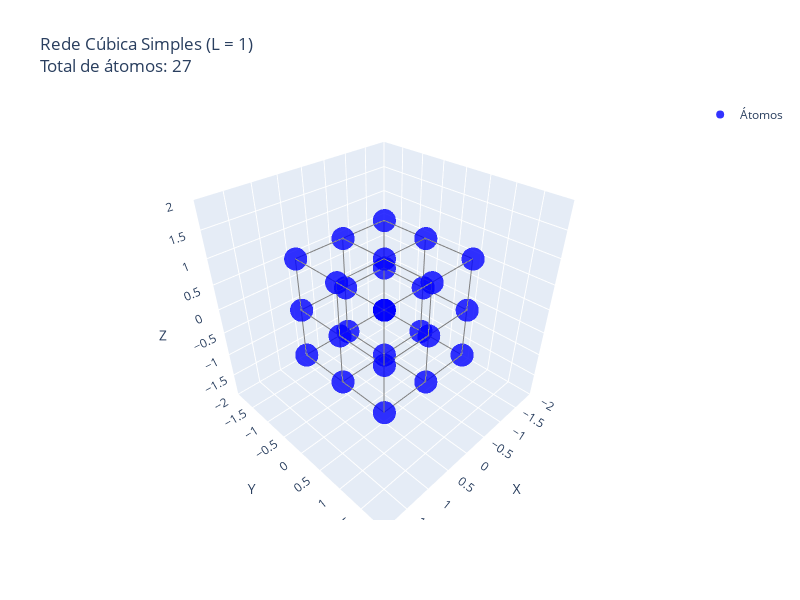
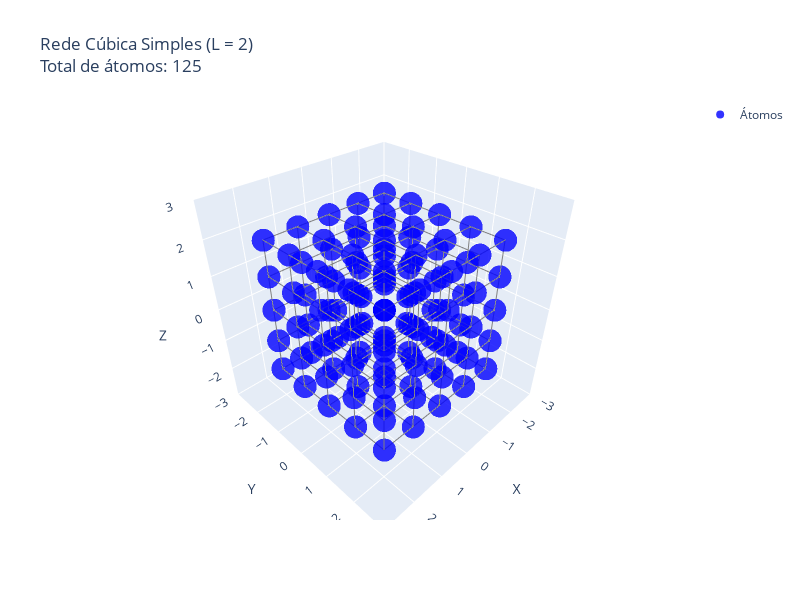
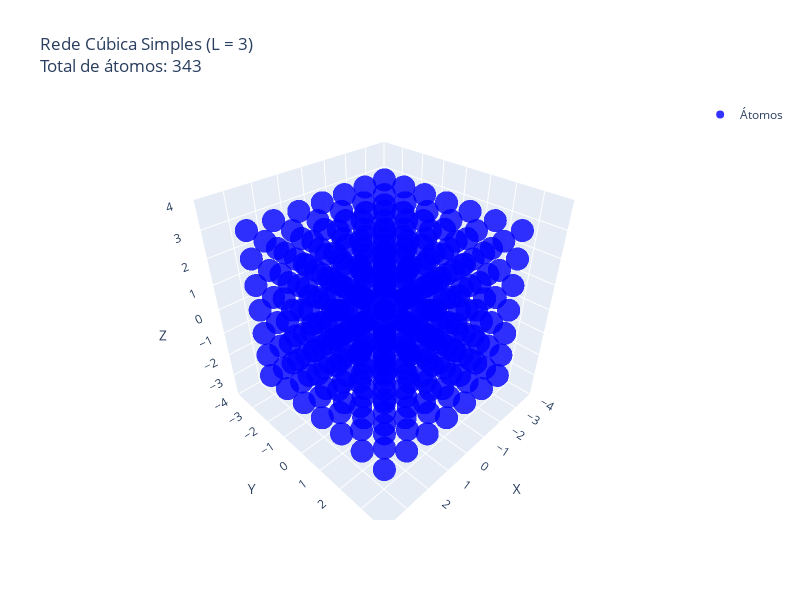
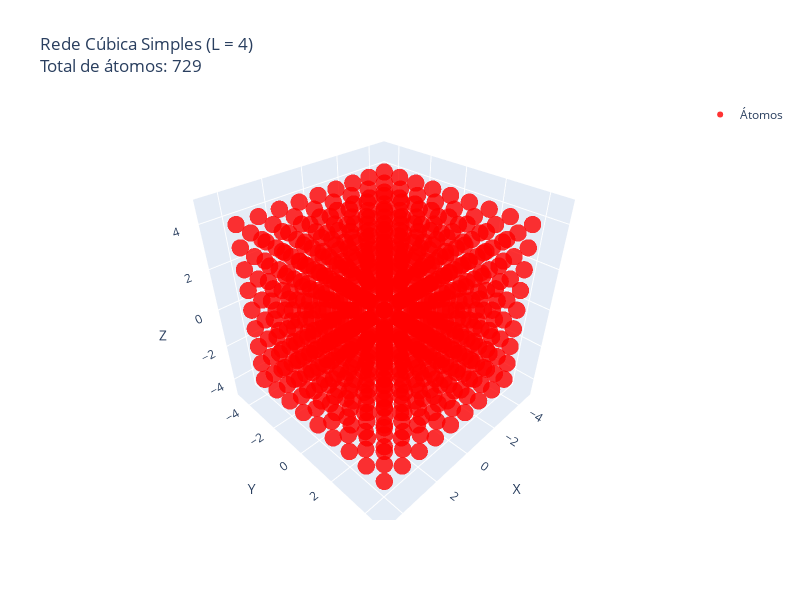

Notebook code for these charts, in order:
### Code cell
import plotly.graph_objects as go
import numpy as np

def criar_rede_cubica(L):
    """
    Cria uma rede cúbica simples com átomos nas posições (i, j, k),
    onde i, j, k variam de -L até L.
    
    Parâmetros:
    L (int): "Metade" do tamanho da rede (ela vai de -L até L)
    
    Retorna:
    tuple: coordenadas (x, y, z) de todos os pontos da rede
    """
    coords = []
    for i in range(-L, L + 1):
        for j in range(-L, L + 1):
            for k in range(-L, L + 1):
                coords.append([i, j, k])
    
    coords = np.array(coords)
    return coords[:, 0], coords[:, 1], coords[:, 2]

def plotar_rede_cubica(L, tamanho_atomo=8, cor_atomo='blue', mostrar_ligacoes=False):
    """
    Plota uma rede cúbica 3D usando o Plotly.
    
    Parâmetros:
    L (int): metade do tamanho da rede
    tamanho_atomo (int): tamanho das esferas dos átomos
    cor_atomo (str): cor dos átomos
    mostrar_ligacoes (bool): se deve ou não mostrar ligações entre vizinhos próximos
    """
    x, y, z = criar_rede_cubica(L)

    fig = go.Figure()

    fig.add_trace(go.Scatter3d(
        x=x, y=y, z=z,
        mode='markers',
        marker=dict(
            size=tamanho_atomo,
            color=cor_atomo,
            opacity=0.8,
            symbol='circle'
        ),
        name='Átomos',
        hovertemplate='<b>Átomo</b><br>' +
                      'x: %{x}<br>' +
                      'y: %{y}<br>' +
                      'z: %{z}<br>' +
                      '<extra></extra>'
    ))

    if mostrar_ligacoes and L <= 3:
        lig_x, lig_y, lig_z = [], [], []
        
        for i in range(len(x)):
            for j in range(i + 1, len(x)):
                dist = np.sqrt((x[i] - x[j])**2 + (y[i] - y[j])**2 + (z[i] - z[j])**2)
                if abs(dist - 1.0) < 0.1:
                    lig_x.extend([x[i], x[j], None])
                    lig_y.extend([y[i], y[j], None])
                    lig_z.extend([z[i], z[j], None])
        
        fig.add_trace(go.Scatter3d(
            x=lig_x, y=lig_y, z=lig_z,
            mode='lines',
            line=dict(color='gray', width=2),
            name='Ligações',
            showlegend=False,
            hoverinfo='none'
        ))

    fig.update_layout(
        title=f'Rede Cúbica Simples (L = {L})<br>Total de átomos: {len(x)}',
        scene=dict(
            xaxis_title='X',
            yaxis_title='Y',
            zaxis_title='Z',
            xaxis=dict(range=[-L-1, L+1]),
            yaxis=dict(range=[-L-1, L+1]),
            zaxis=dict(range=[-L-1, L+1]),
        ),
        width=800,
        height=600,
        showlegend=True
    )

    return fig

if __name__ == "__main__":
    tamanhos = [1, 2, 3]
    
    for L in tamanhos:
        print(f"\nCriando rede cúbica com L = {L}")
        print(f"Rede vai de -{L} até {L} em cada dimensão")
        print(f"Total de átomos: {(2*L + 1)**3}")
        fig = plotar_rede_cubica(L, mostrar_ligacoes=(L <= 2))
        fig.show()
    
    print(f"\nCriando rede cúbica maior com L = 4 (sem ligações)")
    fig_maior = plotar_rede_cubica(4, tamanho_atomo=6, cor_atomo='red', mostrar_ligacoes=False)
    fig_maior.show()

    def plotar_rede_colorida(L):
        x, y, z = criar_rede_cubica(L)
        distancias = np.sqrt(x**2 + y**2 + z**2)
        
        fig = go.Figure()
        fig.add_trace(go.Scatter3d(
            x=x, y=y, z=z,
            mode='markers',
            marker=dict(
                size=8,
                color=distancias,
                colorscale='Viridis',
                colorbar=dict(title="Distância até a origem"),
                opacity=0.8
            ),
            name='Átomos'
        ))
        
        fig.update_layout(
            title=f'Rede Cúbica Colorida (L = {L})<br>Cor indica distância até a origem',
            scene=dict(
                xaxis_title='X',
                yaxis_title='Y',
                zaxis_title='Z',
            ),
            width=800,
            height=600
        )
        
        return fig
    
    print(f"\nCriando rede cúbica colorida com L = 3")
    fig_colorida = plotar_rede_colorida(3)
    fig_colorida.show()

### Figure 1 — Plotly figure (JSON) as saved in the notebook; plotly's stock layout.template omitted (floating-point values rounded to 4 significant figures; data arrays with more than 128 entries replaced by an {"elided": "..."} marker saying what was removed)
{"data": [{"hovertemplate": "<b>Átomo</b><br>x: %{x}<br>y: %{y}<br>z: %{z}<br><extra></extra>", "marker": {"color": "blue", "opacity": 0.8, "size": 8, "symbol": "circle"}, "mode": "markers", "name": "Átomos", "type": "scatter3d", "x": [-1, -1, -1, -1, -1, -1, -1, -1, -1, 0, 0, 0, 0, 0, 0, 0, 0, 0, 1, 1, 1, 1, 1, 1, 1, 1, 1], "y": [-1, -1, -1, 0, 0, 0, 1, 1, 1, -1, -1, -1, 0, 0, 0, 1, 1, 1, -1, -1, -1, 0, 0, 0, 1, 1, 1], "z": [-1, 0, 1, -1, 0, 1, -1, 0, 1, -1, 0, 1, -1, 0, 1, -1, 0, 1, -1, 0, 1, -1, 0, 1, -1, 0, 1]}, {"hoverinfo": "none", "line": {"color": "gray", "width": 2}, "mode": "lines", "name": "Ligações", "showlegend": false, "type": "scatter3d", "x": {"elided": "162 int values"}, "y": {"elided": "162 int values"}, "z": {"elided": "162 int values"}}], "layout": {"height": 600, "scene": {"xaxis": {"range": [-2, 2], "title": {"text": "X"}}, "yaxis": {"range": [-2, 2], "title": {"text": "Y"}}, "zaxis": {"range": [-2, 2], "title": {"text": "Z"}}}, "showlegend": true, "title": {"text": "Rede Cúbica Simples (L = 1)<br>Total de átomos: 27"}, "width": 800}}

### Figure 2 — Plotly figure (JSON) as saved in the notebook; plotly's stock layout.template omitted (floating-point values rounded to 4 significant figures; data arrays with more than 128 entries replaced by an {"elided": "..."} marker saying what was removed)
{"data": [{"hovertemplate": "<b>Átomo</b><br>x: %{x}<br>y: %{y}<br>z: %{z}<br><extra></extra>", "marker": {"color": "blue", "opacity": 0.8, "size": 8, "symbol": "circle"}, "mode": "markers", "name": "Átomos", "type": "scatter3d", "x": [-2, -2, -2, -2, -2, -2, -2, -2, -2, -2, -2, -2, -2, -2, -2, -2, -2, -2, -2, -2, -2, -2, -2, -2, -2, -1, -1, -1, -1, -1, -1, -1, -1, -1, -1, -1, -1, -1, -1, -1, -1, -1, -1, -1, -1, -1, -1, -1, -1, -1, 0, 0, 0, 0, 0, 0, 0, 0, 0, 0, 0, 0, 0, 0, 0, 0, 0, 0, 0, 0, 0, 0, 0, 0, 0, 1, 1, 1, 1, 1, 1, 1, 1, 1, 1, 1, 1, 1, 1, 1, 1, 1, 1, 1, 1, 1, 1, 1, 1, 1, 2, 2, 2, 2, 2, 2, 2, 2, 2, 2, 2, 2, 2, 2, 2, 2, 2, 2, 2, 2, 2, 2, 2, 2, 2], "y": [-2, -2, -2, -2, -2, -1, -1, -1, -1, -1, 0, 0, 0, 0, 0, 1, 1, 1, 1, 1, 2, 2, 2, 2, 2, -2, -2, -2, -2, -2, -1, -1, -1, -1, -1, 0, 0, 0, 0, 0, 1, 1, 1, 1, 1, 2, 2, 2, 2, 2, -2, -2, -2, -2, -2, -1, -1, -1, -1, -1, 0, 0, 0, 0, 0, 1, 1, 1, 1, 1, 2, 2, 2, 2, 2, -2, -2, -2, -2, -2, -1, -1, -1, -1, -1, 0, 0, 0, 0, 0, 1, 1, 1, 1, 1, 2, 2, 2, 2, 2, -2, -2, -2, -2, -2, -1, -1, -1, -1, -1, 0, 0, 0, 0, 0, 1, 1, 1, 1, 1, 2, 2, 2, 2, 2], "z": [-2, -1, 0, 1, 2, -2, -1, 0, 1, 2, -2, -1, 0, 1, 2, -2, -1, 0, 1, 2, -2, -1, 0, 1, 2, -2, -1, 0, 1, 2, -2, -1, 0, 1, 2, -2, -1, 0, 1, 2, -2, -1, 0, 1, 2, -2, -1, 0, 1, 2, -2, -1, 0, 1, 2, -2, -1, 0, 1, 2, -2, -1, 0, 1, 2, -2, -1, 0, 1, 2, -2, -1, 0, 1, 2, -2, -1, 0, 1, 2, -2, -1, 0, 1, 2, -2, -1, 0, 1, 2, -2, -1, 0, 1, 2, -2, -1, 0, 1, 2, -2, -1, 0, 1, 2, -2, -1, 0, 1, 2, -2, -1, 0, 1, 2, -2, -1, 0, 1, 2, -2, -1, 0, 1, 2]}, {"hoverinfo": "none", "line": {"color": "gray", "width": 2}, "mode": "lines", "name": "Ligações", "showlegend": false, "type": "scatter3d", "x": {"elided": "900 int values"}, "y": {"elided": "900 int values"}, "z": {"elided": "900 int values"}}], "layout": {"height": 600, "scene": {"xaxis": {"range": [-3, 3], "title": {"text": "X"}}, "yaxis": {"range": [-3, 3], "title": {"text": "Y"}}, "zaxis": {"range": [-3, 3], "title": {"text": "Z"}}}, "showlegend": true, "title": {"text": "Rede Cúbica Simples (L = 2)<br>Total de átomos: 125"}, "width": 800}}

### Figure 3 — Plotly figure (JSON) as saved in the notebook; plotly's stock layout.template omitted (floating-point values rounded to 4 significant figures; data arrays with more than 128 entries replaced by an {"elided": "..."} marker saying what was removed)
{"data": [{"hovertemplate": "<b>Átomo</b><br>x: %{x}<br>y: %{y}<br>z: %{z}<br><extra></extra>", "marker": {"color": "blue", "opacity": 0.8, "size": 8, "symbol": "circle"}, "mode": "markers", "name": "Átomos", "type": "scatter3d", "x": {"elided": "343 int values"}, "y": {"elided": "343 int values"}, "z": {"elided": "343 int values"}}], "layout": {"height": 600, "scene": {"xaxis": {"range": [-4, 4], "title": {"text": "X"}}, "yaxis": {"range": [-4, 4], "title": {"text": "Y"}}, "zaxis": {"range": [-4, 4], "title": {"text": "Z"}}}, "showlegend": true, "title": {"text": "Rede Cúbica Simples (L = 3)<br>Total de átomos: 343"}, "width": 800}}

### Figure 4 — Plotly figure (JSON) as saved in the notebook; plotly's stock layout.template omitted (floating-point values rounded to 4 significant figures; data arrays with more than 128 entries replaced by an {"elided": "..."} marker saying what was removed)
{"data": [{"hovertemplate": "<b>Átomo</b><br>x: %{x}<br>y: %{y}<br>z: %{z}<br><extra></extra>", "marker": {"color": "red", "opacity": 0.8, "size": 6, "symbol": "circle"}, "mode": "markers", "name": "Átomos", "type": "scatter3d", "x": {"elided": "729 int values"}, "y": {"elided": "729 int values"}, "z": {"elided": "729 int values"}}], "layout": {"height": 600, "scene": {"xaxis": {"range": [-5, 5], "title": {"text": "X"}}, "yaxis": {"range": [-5, 5], "title": {"text": "Y"}}, "zaxis": {"range": [-5, 5], "title": {"text": "Z"}}}, "showlegend": true, "title": {"text": "Rede Cúbica Simples (L = 4)<br>Total de átomos: 729"}, "width": 800}}
